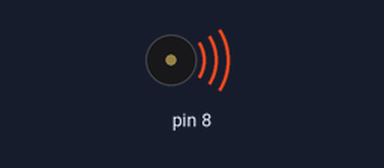
The sketch below on a simulated Arduino Uno, built with avr-gcc and run on an emulated ATmega328P. On the bench: buzzer (waves = sounding).

Above: at 0.3 s.
At 14.73 s:
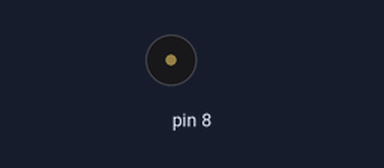
Timing chart, 0 to 15.2 s (numbered marks = the images above):
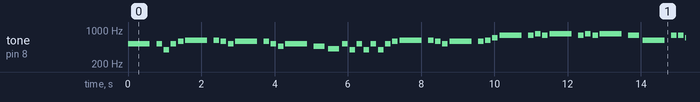

The sketch:

plik.ino
```cpp
//Konieczne jest pozostawienie zera na końcu wektora
#include "nutki.h"

int tones[] =
{
  C5, C5, G4, C5, D5,
  DS5, DS5, D5, C5,
  D5, D5, C5, AS4,
  C5, AS4, GS4,
  //DRUGA LINIA
  C5, G4, C5, G4, C5, G4, C5, D5,
  DS5, DS5, D5, C5,
  D5, D5, DS5, F5,
  G5, G5, GS5, G5,
  //TRZECIA LINIA
  GS5, G5, GS5, G5,
  GS5, G5,
  DS5, G5, G5, F5,
  G5, DS5,
  GS5, GS5, GS5, G5,
  //CZWARTA LINIA
  DS5, G5,
  GS5, GS5, GS5, AS5,
  G5, DS5,
  0
};
int tempo[] =
{
  //PIERWSZA LINIA
  2, 8, 8, 8, 8,
  2, 8, 8, 8,
  2, 8, 8, 8,
  2, 4, 4,
  //DRUGA LINIA
  8, 8, 8, 8, 8, 8, 8, 8,
  2, 8, 8, 8,
  2, 8, 8, 8,
  2, 8, 8, 8,
  //TRZECIA LINIA
  2, 8, 8, 8,
  2, 4,
  2, 8, 8, 8,
  2, 2,
  2, 8, 8, 8,
  //CZWARTA LINIA
  2, 4,
  2, 8, 8, 8,
  2, 2,
  0
};

void setup()
{
  // put your setup code here, to run once:
  Serial.begin(9600);
  int a = counter(tones);
  int b = counter(tempo);
  if (a != b)
  {
    Serial.println("BŁĄD");
  }
}

void loop()
{
  // put your main code here, to run repeatedly:
  int number = counter(tones);
  int i = 0;
  for (i = 0; i < number; i++)
  {
    long time = 1200 / tempo[i];
    tone(8, tones[i], time);
    delay(time * 1.3);
    noTone(8);
  }
  delay(1000);
}

int counter(int array[])
{
  int i = 0;
  while (array[i] != 0)
  {
    i++;
  }
  return i;
}
```

nutki.h
```cpp
#define C3  131
#define CS3 139
#define D3  147
#define DS3 156
#define E3  165
#define F3  175
#define FS3 185
#define G3  196
#define GS3 208
#define A3  220
#define AS3 233
#define B3  247
#define C4  262
#define CS4 277
#define D4  294
#define DS4 311
#define E4  330
#define F4  349
#define FS4 370
#define G4  392
#define GS4 415
#define A4  440
#define AS4 466
#define B4  494
#define C5  523
#define CS5 554
#define D5  587
#define DS5 622
#define E5  659
#define F5  698
#define FS5 740
#define G5  784
#define GS5 831
#define A5  880
#define AS5 932
#define B5  988
#define C6  1047
```

Measured:
- by itself, tone on pin 8: plays 523 Hz for 0.60 s, 523 Hz for 0.15 s, 392 Hz for 0.15 s, 523 Hz for 0.15 s, 587 Hz for 0.15 s, 622 Hz for 0.60 s … (340 notes in this stretch)
